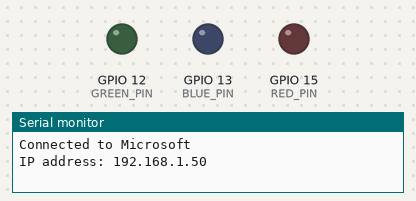
The sketch below on a simulated ESP8266 (NodeMCU). Parts: output pins drawn as LEDs (lit = HIGH), the last lines printed to the serial monitor. Dashed ring = blinking. WiFi joins after 1.5 s; servers stay silent unless stated; uploads are accepted with an empty reply.

Above: at 1.6 s.
At 3.15 s:
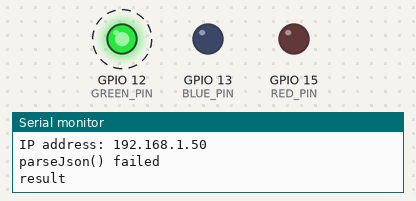
Timing chart, 0 to 4.5 s (numbered marks = the images above):
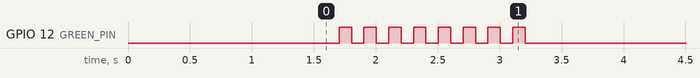

The sketch:

isp8266.ino
```cpp
#include <ESP8266WiFi.h>
#include <ESP8266WiFiMulti.h>
#include <ESP8266HTTPClient.h>
#include <ArduinoJson.h>

#define RED_PIN 15
#define GREEN_PIN 12
#define BLUE_PIN 13
#define LDR_PIN A0
#define HTTP_PORT 443
#define TIME_OUT 30000
#define API_TOKEN "C4gEfUD030MMJY8ZX7p8caGBehcWGzvU"

const char* ssid = "Microsoft";
const char* password = "password";
const char* currWeatherUrl = "http://dataservice.accuweather.com/currentconditions/v1/353981?apikey=aC4gEfUD030MMJY8ZX7p8caGBehcWGzvU&details=false";
const char* forecastWeatherUrl = "http://dataservice.accuweather.com/forecasts/v1/daily/1day/353981?apikey=aC4gEfUD030MMJY8ZX7p8caGBehcWGzvU&metric=true";
bool onOff = true;
int lightLevel;


void setup() {
  Serial.begin(9600);
  pinMode(RED_PIN, OUTPUT);
  pinMode(BLUE_PIN, OUTPUT);
  pinMode(GREEN_PIN, OUTPUT);

  pinMode(LDR_PIN, INPUT_PULLUP);
  connectWifi();
}

void loop() {
  sensorLight();

  httpGet();

  delay(600000);
}

// ==========================================================================

void httpGet() {
  HTTPClient http;
  http.begin(forecastWeatherUrl);
  int httpCode = http.GET();

  if (httpCode > 0) {
    String payload = http.getString();
    yield();
    Serial.println(payload);
    yield();
    parseJson(payload, "Headline");
    blinkLed(0, 255, 0, 100, 7);
  } else {
    Serial.printf("Failed, ERROR: %s\n", http.errorToString(httpCode).c_str());
    blinkLed(255, 0, 0, 200, 10);
  }

  http.end();
}

const char* parseJson(String& json, const char* key) {
  StaticJsonBuffer<2048> jsonBuffer;
  JsonObject& root = jsonBuffer.parseObject(json);
  if (!root.success()) {
    Serial.println("parseJson() failed");
  }
  const char* result = root["DailyForecasts"]["Temperature"]["Maximum"]["Value"];
  Serial.print("result");
  Serial.println(result);
  return result; // NOTE: chars returned here don't work
}

// ==========================================================================

void sensorLight() {
  lightLevel = analogRead(LDR_PIN);

  // Serial.print("lightLevel: "); Serial.println(lightLevel);

  yield();

  if (lightLevel < 50) {
    ledGreen();
  } else {
    ledOff();
  }
}

void ledColor(int red, int green, int blue) {
  if (onOff) {
    analogWrite(RED_PIN, red);
    analogWrite(GREEN_PIN, green);
    analogWrite(BLUE_PIN, blue);
  } else {
    ledOff();
  }
}

void ledOff() {
  analogWrite(RED_PIN, 0);
  analogWrite(GREEN_PIN, 0);
  analogWrite(BLUE_PIN, 0);
}

void blinkLed(int red, int green, int blue, int timeout, int repeat) {
  for (int i = 0; i <= repeat; i++) {
    ledColor(red, green, blue);
    delay(timeout);
    ledOff();
    delay(timeout);
 }
}

void ledRed()   { ledColor(255, 0, 0); }
void ledGreen() { ledColor(0, 255, 0); }
void ledBlue()  { ledColor(0, 0, 255); }


void connectWifi() {
  ESP8266WiFiMulti WiFiMulti;
  WiFiMulti.addAP(ssid, password);
  while (WiFiMulti.run() != WL_CONNECTED) {
    ledColor(225, 165 , 0); // orange
    delay(500);
  }
  Serial.println("");
  Serial.print("Connected to ");
  Serial.println(WiFi.SSID());
  Serial.print("IP address: ");
  Serial.println(WiFi.localIP());
}
```

Measured:
- by itself, GPIO 12 (GREEN_PIN): alternates HIGH for 0.10 s and LOW for 0.10 s, 16 changes in all, then stays LOW
